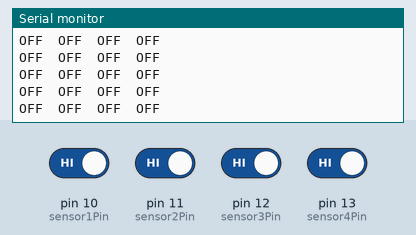
A sketch run on a simulated Arduino Uno, built with avr-gcc and run on an emulated ATmega328P. On the bench: the last lines printed to the serial monitor. Inputs (shaded band) come from the test bench; at power-on: pin 10 (sensor1Pin), pin 11 (sensor2Pin), pin 12 (sensor3Pin), pin 13 (sensor4Pin) HIGH.

Above: at 1.2 s.
1.3 s: pin 10 (sensor1Pin) driven LOW
At 1.56 s:
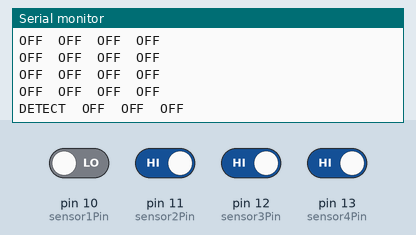
3.3 s: pin 11 (sensor2Pin) driven LOW
At 3.56 s:
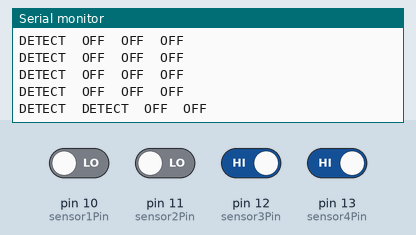
5.3 s: pin 12 (sensor3Pin) driven LOW
At 5.57 s:
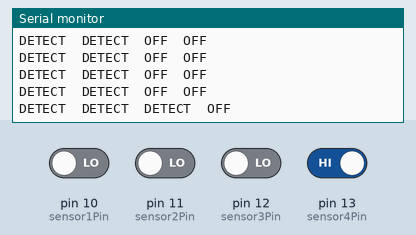
7.3 s: pin 13 (sensor4Pin) driven LOW
At 7.57 s:
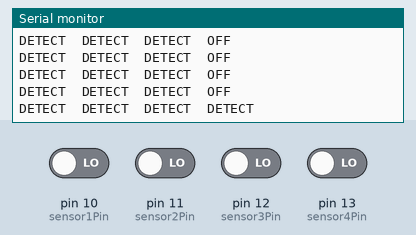
9.3 s: pin 10 (sensor1Pin) driven HIGH
At 9.57 s:
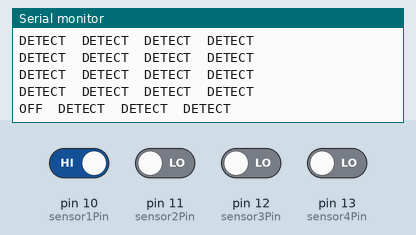
11.3 s: pin 11 (sensor2Pin) driven HIGH
At 11.57 s:
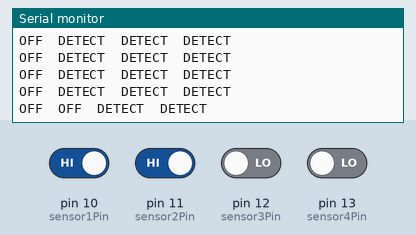

Measured:
- after the input at 1.3 s, the serial monitor: prints a new line after 0.11 s (image 1)
- after the input at 3.3 s, the serial monitor: prints a new line after 0.11 s (image 2)
- after the input at 5.3 s, the serial monitor: prints a new line after 0.11 s (image 3)
- after the input at 7.3 s, the serial monitor: prints a new line after 0.11 s (image 4)
- after the input at 9.3 s, the serial monitor: prints a new line after 0.12 s (image 5)
- after the input at 11.3 s, the serial monitor: prints a new line after 0.12 s (image 6)

The sketch:

esp32_hall_effect_test.ino
```cpp
/*
 * ESP32 Hall Effect Sensor Test
 * Monitors 4 Sensors simultaneously
 */

// Define the GPIO pins connected to your sensors
const int sensor1Pin = 10;
const int sensor2Pin = 11;
const int sensor3Pin = 12;
const int sensor4Pin = 13;

void setup() {
  Serial.begin(115200);

  // Initialize pins as INPUT
  // If your sensors don't have built-in resistors, use INPUT_PULLUP
  pinMode(sensor1Pin, INPUT_PULLUP);
  pinMode(sensor2Pin, INPUT_PULLUP);
  pinMode(sensor3Pin, INPUT_PULLUP);
  pinMode(sensor4Pin, INPUT_PULLUP);

  Serial.println("\n--- Hall Effect Sensor Test Initialized ---");
  Serial.println("S1\tS2\tS3\tS4");
  Serial.println("-------------------------------------------");
}

void loop() {
  // Read digital states (Most Hall sensors like A3144 are digital)
  int s1 = digitalRead(sensor1Pin);
  int s2 = digitalRead(sensor2Pin);
  int s3 = digitalRead(sensor3Pin);
  int s4 = digitalRead(sensor4Pin);

  // Print results to Serial Monitor
  Serial.print(s1 == LOW ? "DETECT\t" : "OFF\t");
  Serial.print(s2 == LOW ? "DETECT\t" : "OFF\t");
  Serial.print(s3 == LOW ? "DETECT\t" : "OFF\t");
  Serial.println(s4 == LOW ? "DETECT" : "OFF");

  delay(200); // Update every 200ms
}
```
